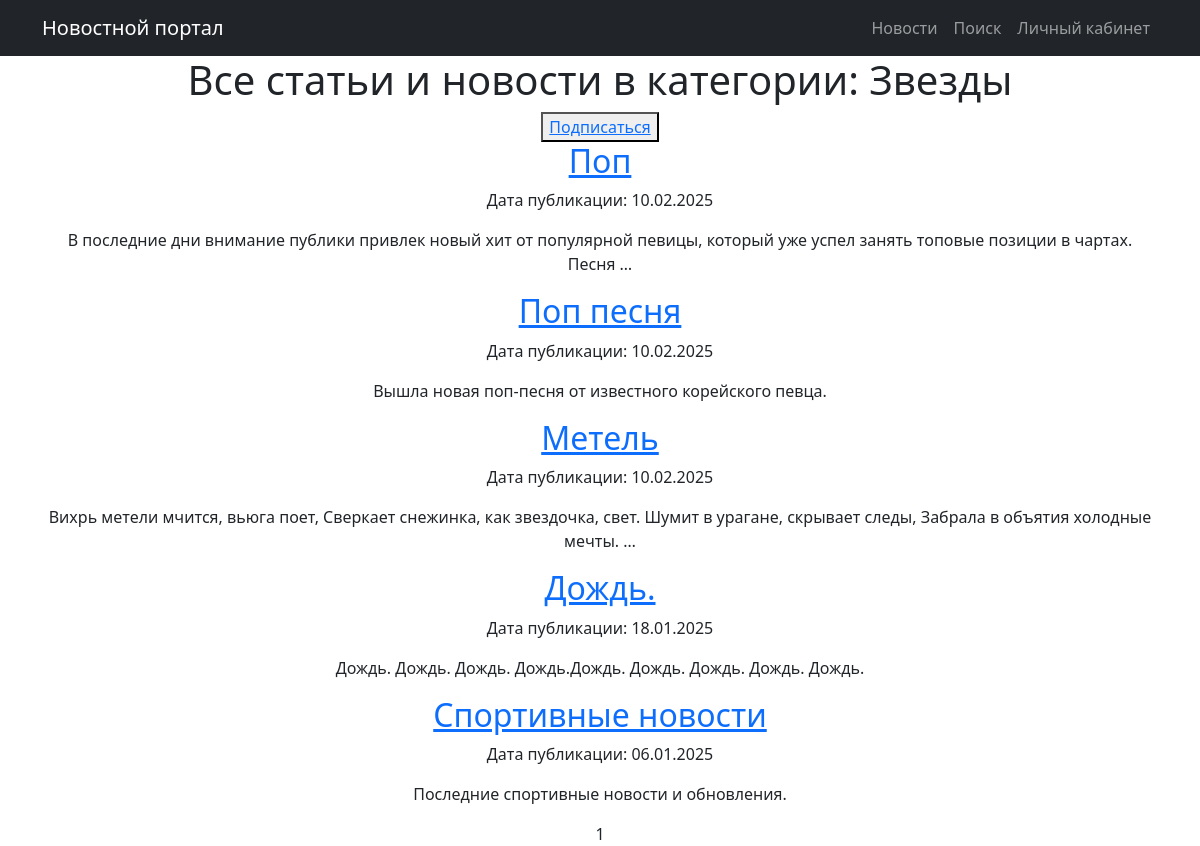
The app's page /category/2/ (signed in) with its own data.
### news/models.py (models this page shows, shortened)
class Category(models.Model):
    name = models.CharField(max_length=64, unique=True)
    subscribers = models.ManyToManyField(User, related_name='subscribers')

class Post(models.Model):
    author = models.ForeignKey(Author, on_delete=models.CASCADE, related_name="posts")
    post_type = models.CharField(max_length=2, choices=POST_TYPES, default=article)
    created_at = models.DateTimeField(auto_now_add=True)
    categories = models.ManyToManyField(Category, through='PostCategory', related_name="posts")
    title = models.CharField(max_length=128)
    content = models.TextField()
    rating = models.IntegerField(default=0)

### news/views.py (the view)
# urls.py: path('category/<int:pk>/', CategoryList.as_view(), name='news_category'),
class CategoryList(LoginRequiredMixin, ListView):
    model = Post
    ordering = '-created_at'
    template_name = 'post/news_category.html'
    context_object_name = 'news'
    paginate_by = 10
    def __init__(self, *args, **kwargs):
        super().__init__(*args, **kwargs)
        self.category = None
    def get_queryset(self):
        queryset = super().get_queryset()
        self.category = Category.objects.get(pk=self.kwargs.get('pk'))
        queryset = queryset.filter(categories=self.category)
        return queryset
    def get_context_data(self, **kwargs):
        context = super().get_context_data(**kwargs)
        context['category'] = self.category
        return context

### news/templatetags/custom_filters.py (called while the page is built)
@register.filter()
def censor(value):
    if not isinstance(value, str):
        raise TypeError("Фильтр 'censor' может применяться только к строкам.")
    for words in unwanted_words:
        value = value.replace(words[1:], '*' * len(words[1:]))
    return value

### templates/post/news_category.html (shortened to what this page needs)
{% extends 'flatpages/default.html' %}
{% load custom_filters %}
{% block content %}
<h1>Все статьи и новости в категории: {{ category.name }}</h1>
{% if not category in user.subscribers.all %}
<button> <a href="{% url 'subscribe' category.id %}">Подписаться</a> </button>
{% else %}
<h3>Вы уже подписаны на категорию {{ category.name }}</h3>
{% endif %}
    {% for post in news %}
        <h2><a href="{% url 'news_detail' post.id %}">{{post.title|censor}}</a></h2>
        <p>Дата публикации: {{post.created_at|date:"d.m.Y"}}</p>
        <p>{{post.content|truncatewords:20|censor}}</p>
    {% endfor %}
   {{ page_obj.number }}
{% endblock content %}

### records on screen
Category: name "Звезды"
Post: title|censor "Поп", created_at "10.02.2025", content|censor "В последние дни внимание публики привлек новый хит от популярной певицы, который уже успел занять топовые позиции в чартах. Песня …"
Post: title|censor "Поп песня", created_at "10.02.2025", content|censor "Вышла новая поп-песня от известного корейского певца."
Post: title|censor "Метель", created_at "10.02.2025", content|censor "Вихрь метели мчится, вьюга поет, Сверкает снежинка, как звездочка, свет. Шумит в урагане, скрывает следы, Забрала в объятия холодные мечты. …"
Post: title|censor "Дождь.", created_at "18.01.2025", content|censor "Дождь. Дождь. Дождь. Дождь.Дождь. Дождь. Дождь. Дождь. Дождь."
Post: title|censor "Спортивные новости", created_at "06.01.2025", content|censor "Последние спортивные новости и обновления."

### other values on screen
{{ page_obj.number }} "1"
